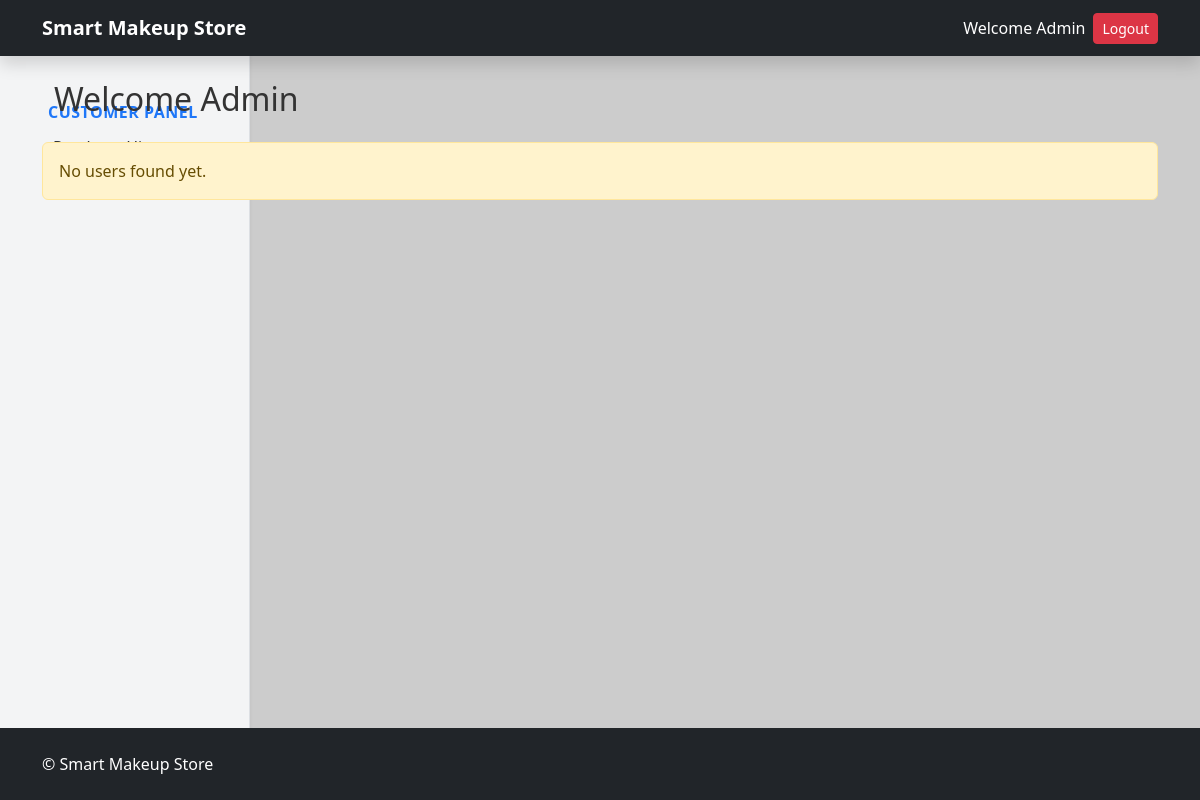
Page /customers/my-profile/orders (signed in) on the earlier database version.
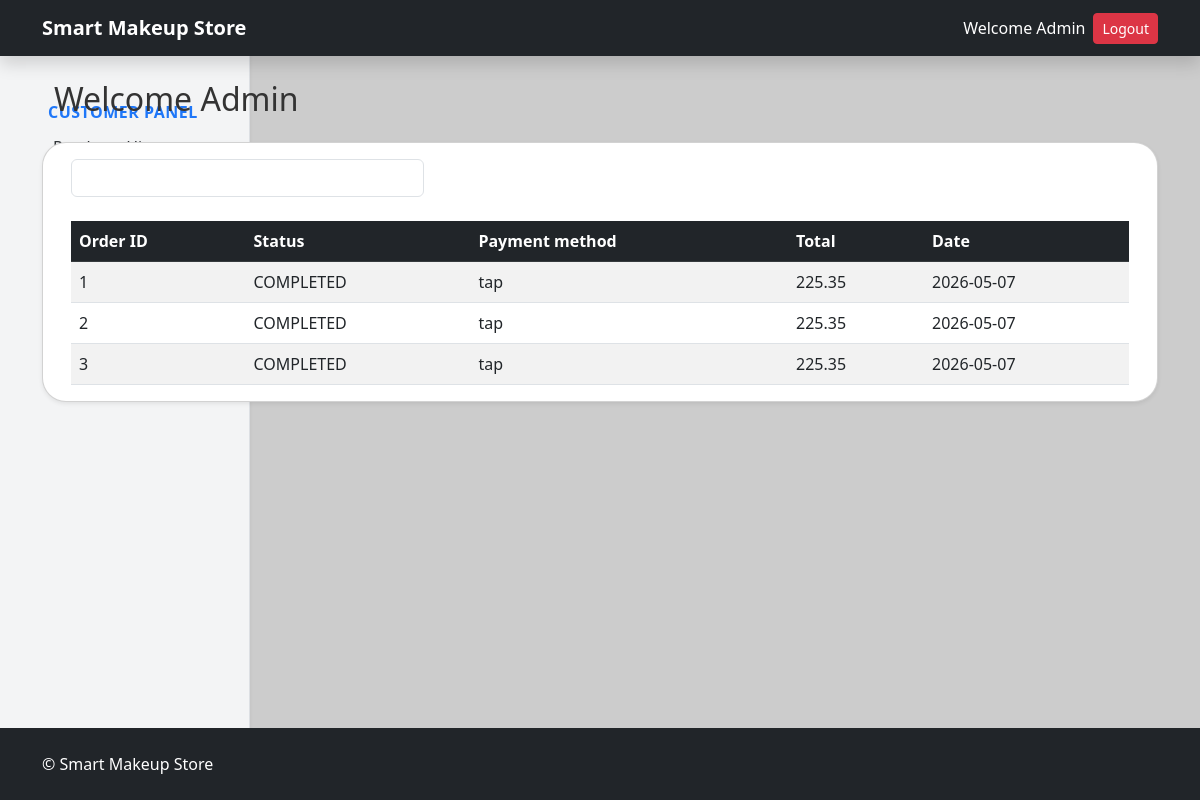
Same page on the later database version.
### tables this page shows
CREATE TABLE orders (
            order_id INTEGER PRIMARY KEY AUTOINCREMENT,
            user_id INTEGER,
            order_total REAL NOT NULL,
            payment_method TEXT,
            order_status TEXT DEFAULT 'PENDING',
            order_created_at DATETIME DEFAULT CURRENT_TIMESTAMP, customer_email TEXT,
            FOREIGN KEY(user_id) REFERENCES users(user_id)
        );

### routes/store.py (the view)
@app.route('/customers/my-profile/orders')
def customerOrders():
    storeDb = db.getDB()
    orders = storeDb.execute('''
        Select *, DATE(o.order_created_at) as date  from orders o
            WHERE o.user_id = ?
        ''', (session['user_id'],)).fetchall()
    return render_template('customerOrders.html', user_orders = orders)

### models/database.py (called while the page is built)
def getDB():
    conn = sqlite3.connect('store.db', check_same_thread=False)
    conn.row_factory = sqlite3.Row
    return conn

### templates/customerOrders.html
{% extends "base.html" %} {% block content %}
<div class="container-fluid">
  <div class="row">
    {% include "customerSidebar.html" with context %}
    <div
      class="col-md-9 l-4 col-lg-10"
      data-bs-spy="scroll"
      data-bs-target="#navbar-example3"
      data-bs-offset="100"
      tabindex="0"
    >
      <h2 class="mb-4">Welcome {{session['user_first_name']}}</h2>
    </div>
    {% if user_orders|length == 0 %}
    <div class="alert alert-warning">No users found yet.</div>
    {% else %}
    <div class="card shadow-sm">
      <div class="card-body p-3">
        {% include "dateRangePickerOrders.html" with context %}
        <table class="table table-striped table-hover mb-0">
          <thead class="table-dark">
            <tr>
              <th>Order ID</th>
              <th>Status</th>
              <th>Payment method</th>
              <th>Total</th>
              <th>Date</th>
            </tr>
          </thead>
          <tbody id="tableBody">
            {% for order in user_orders %}
            <tr>
              <td>{{ order.order_id }}</td>
              <td>{{ order.order_status }}</td>
              <td>{{ order.payment_method }}</td>
              <td>{{ order.order_total }}</td>
              <td>{{ order.date }}</td>
            </tr>
            {% endfor %}
          </tbody>
        </table>
      </div>
    </div>
    {% endif %}
  </div>
</div>
{% endblock %}

Differences in the rows shown:
added orders: order_id "1", order_status "COMPLETED", payment_method "tap", order_total "225.35", date "2026-05-07"
added orders: order_id "2", order_status "COMPLETED", payment_method "tap", order_total "225.35", date "2026-05-07"
added orders: order_id "3", order_status "COMPLETED", payment_method "tap", order_total "225.35", date "2026-05-07"
Other differences:
text no longer shown: "No users found yet."
text now shown: "Order ID Status Payment method Total Date"
